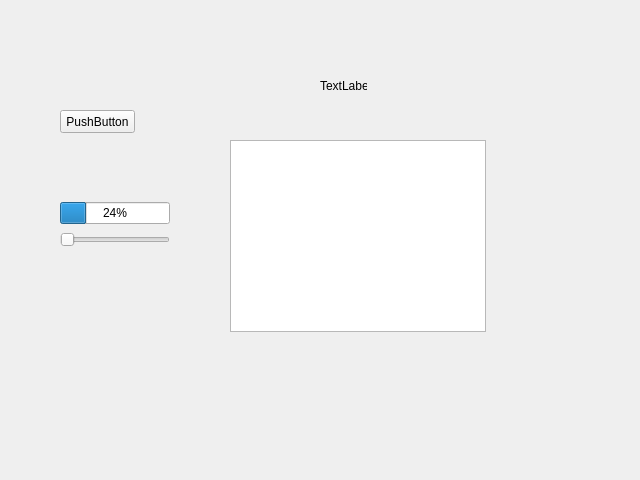
<?xml version="1.0" encoding="UTF-8"?>
<ui version="4.0">
 <class>Form</class>
 <widget class="QWidget" name="Form">
  <property name="geometry">
   <rect>
    <x>0</x>
    <y>0</y>
    <width>640</width>
    <height>480</height>
   </rect>
  </property>
  <property name="windowTitle">
   <string>Form</string>
  </property>
  <widget class="QPushButton" name="pushButton">
   <property name="geometry">
    <rect>
     <x>60</x>
     <y>110</y>
     <width>75</width>
     <height>23</height>
    </rect>
   </property>
   <property name="text">
    <string>PushButton</string>
   </property>
  </widget>
  <widget class="QWidget" name="layoutWidget">
   <property name="geometry">
    <rect>
     <x>60</x>
     <y>200</y>
     <width>110</width>
     <height>50</height>
    </rect>
   </property>
   <layout class="QVBoxLayout" name="verticalLayout">
    <item>
     <widget class="QProgressBar" name="progressBar">
      <property name="value">
       <number>24</number>
      </property>
     </widget>
    </item>
    <item>
     <widget class="QSlider" name="horizontalSlider">
      <property name="orientation">
       <enum>Qt::Horizontal</enum>
      </property>
     </widget>
    </item>
   </layout>
  </widget>
  <widget class="QLabel" name="label">
   <property name="geometry">
    <rect>
     <x>320</x>
     <y>80</y>
     <width>47</width>
     <height>12</height>
    </rect>
   </property>
   <property name="text">
    <string>TextLabel</string>
   </property>
  </widget>
  <widget class="QGraphicsView" name="graphicsView">
   <property name="geometry">
    <rect>
     <x>230</x>
     <y>140</y>
     <width>256</width>
     <height>192</height>
    </rect>
   </property>
  </widget>
 </widget>
 <resources/>
 <connections>
  <connection>
   <sender>horizontalSlider</sender>
   <signal>valueChanged(int)</signal>
   <receiver>progressBar</receiver>
   <slot>setValue(int)</slot>
   <hints>
    <hint type="sourcelabel">
     <x>150</x>
     <y>232</y>
    </hint>
    <hint type="destinationlabel">
     <x>140</x>
     <y>203</y>
    </hint>
   </hints>
  </connection>
 </connections>
</ui>
